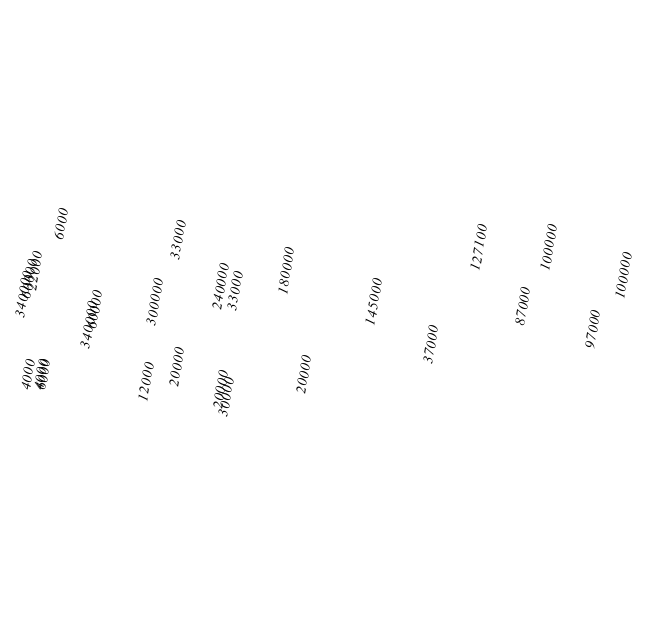

The notebook cell this image was saved under:
### Code cell
# Create troops text chart
troops_text_chart = alt.Chart(troops_text).mark_text(
    font='Cardo',
    fontSize=7,
    fontStyle='italic',
    angle=280
).encode(
    longitude='long:Q',
    latitude='lat:Q',
    text='survivors'
).project(
    type="mercator"
)
troops_text_chart.save("troops_text.html")
troops_text_chart

### Figure 1 — Vega-Lite specification as saved in the notebook (floating-point values rounded to 4 significant figures)
{"config": {"view": {"continuousWidth": 300, "continuousHeight": 300}}, "data": {"name": "data-5b1a85d31a51314f0b8bfc9a298008c6"}, "mark": {"type": "text", "angle": 280, "font": "Cardo", "fontSize": 7, "fontStyle": "italic"}, "encoding": {"latitude": {"field": "lat", "type": "quantitative"}, "longitude": {"field": "long", "type": "quantitative"}, "text": {"field": "survivors", "type": "quantitative"}}, "projection": {"type": "mercator"}, "$schema": "https://vega.github.io/schema/vega-lite/v5.14.1.json", "datasets": {"data-5b1a85d31a51314f0b8bfc9a298008c6": [{"long": 24.39, "lat": 55.55, "survivors": 22000, "direction": "A", "division": 3}, {"long": 24.99, "lat": 56.15, "survivors": 6000, "direction": "A", "division": 3}, {"long": 24.59, "lat": 54.19, "survivors": 6000, "direction": "R", "division": 3}, {"long": 24.26, "lat": 55.45, "survivors": 60000, "direction": "A", "division": 2}, {"long": 25.76, "lat": 55.05, "survivors": 60000, "direction": "A", "division": 2}, {"long": 27.66, "lat": 55.95, "survivors": 33000, "direction": "A", "division": 2}, {"long": 28.96, "lat": 55.29, "survivors": 33000, "direction": "R", "division": 2}, {"long": 28.76, "lat": 53.89, "survivors": 30000, "direction": "R", "division": 2}, {"long": 24.13, "lat": 55.25, "survivors": 340000, "direction": "A", "division": 1}, {"long": 25.63, "lat": 54.85, "survivors": 340000, "direction": "A", "division": 1}, {"long": 27.13, "lat": 55.15, "survivors": 300000, "direction": "A", "division": 1}, {"long": 28.63, "lat": 55.35, "survivors": 240000, "direction": "A", "division": 1}, {"long": 30.13, "lat": 55.55, "survivors": 180000, "direction": "A", "division": 1}, {"long": 32.13, "lat": 55.15, "survivors": 145000, "direction": "A", "division": 1}, {"long": 34.53, "lat": 55.85, "survivors": 127100, "direction": "A", "division": 1}, {"long": 36.13, "lat": 55.85, "survivors": 100000, "direction": "A", "division": 1}, {"long": 37.83, "lat": 55.49, "survivors": 100000, "direction": "R", "division": 1}, {"long": 37.13, "lat": 54.79, "survivors": 97000, "direction": "R", "division": 1}, {"long": 35.53, "lat": 55.09, "survivors": 87000, "direction": "R", "division": 1}, {"long": 33.43, "lat": 54.59, "survivors": 37000, "direction": "R", "division": 1}, {"long": 30.53, "lat": 54.19, "survivors": 20000, "direction": "R", "division": 1}, {"long": 28.63, "lat": 53.99, "survivors": 20000, "direction": "R", "division": 1}, {"long": 27.63, "lat": 54.29, "survivors": 20000, "direction": "R", "division": 1}, {"long": 26.93, "lat": 54.09, "survivors": 12000, "direction": "R", "division": 1}, {"long": 24.53, "lat": 54.19, "survivors": 4000, "direction": "R", "division": 1}, {"long": 24.23, "lat": 54.19, "survivors": 4000, "direction": "R", "division": 1}]}}
